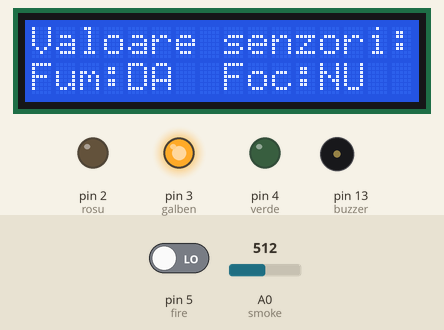
The sketch below on a simulated Arduino Uno, built with avr-gcc and run on an emulated ATmega328P. Parts: 16×2 character LCD, output pins drawn as LEDs (lit = HIGH), buzzer (waves = sounding). The inputs (shaded band) are chosen by the test bench; at power-on: pin 5 (fire) LOW, A0 (smoke) = 512. What the sketch prints to the serial monitor is not drawn.

Above: at 3.2 s.
3.3 s: pin 5 (fire) driven HIGH
At 3.8 s:
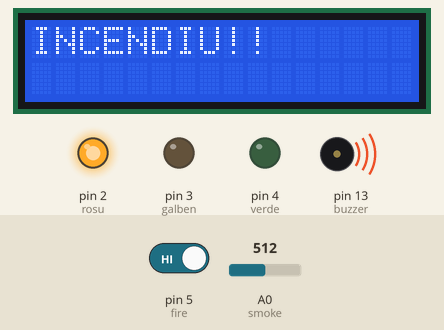
6.3 s: A0 (smoke) set to 49
7.9 s: A0 (smoke) set to 42
At 9.2 s:
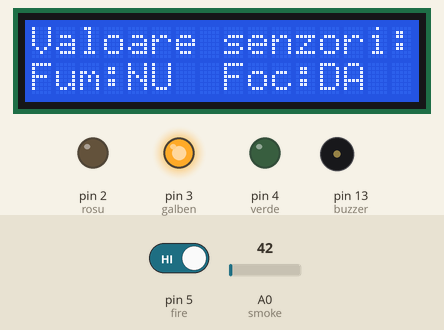
10.0 s: pin 5 (fire) driven LOW
At 11.0 s:
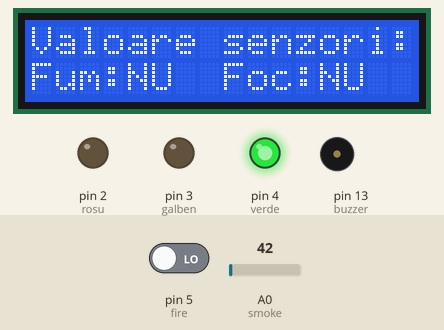
11.5 s: A0 (smoke) set to 122
At 12.1 s:
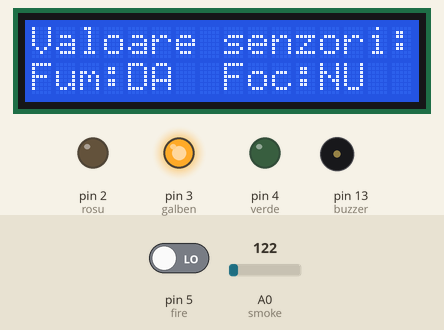
13.0 s: A0 (smoke) set to 35
At 13.6 s:
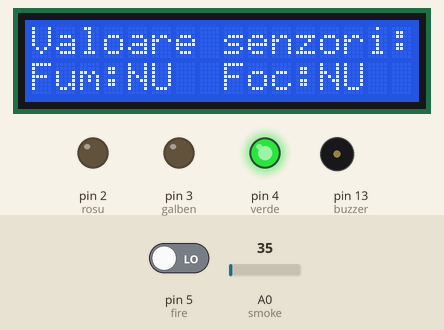
Timing chart, 0 to 15.5 s (numbered marks = the images above; inputs shaded):
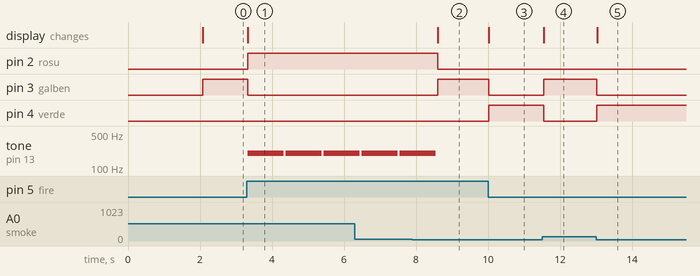

Measured:
- the behaviour switches between 46 and 45 on A0 (smoke) (found by bisection; images 1 and 2)
- after the input at 3.3 s, pin 2 (rosu): LOW → HIGH at once; pin 3 (galben): HIGH → LOW at once; tone on pin 13 (buzzer): alternates 200 Hz for 1.0 s and silent for 0.05 s, starting at once; the display: changes at once (image 1)
- after the input at 7.9 s, pin 2 (rosu): HIGH → LOW after 0.70 s; pin 3 (galben): LOW → HIGH after 0.70 s; tone on pin 13 (buzzer): goes on until 8.5 s, then stays silent; the display: changes after 0.70 s (image 2)
- after the input at 10.0 s, pin 3 (galben): HIGH → LOW at once; pin 4 (verde): LOW → HIGH at once; the display: changes at once (image 3)
- after the input at 11.5 s, pin 3 (galben): LOW → HIGH after 0.05 s; pin 4 (verde): HIGH → LOW after 0.05 s; the display: changes after 0.05 s (image 4)
- after the input at 13.0 s, pin 3 (galben): HIGH → LOW at once; pin 4 (verde): LOW → HIGH at once; the display: changes at once (image 5)

The sketch:

alarmaIncendiu.ino
```cpp
// include the library code:
#include <LiquidCrystal.h>

// initialize the library by associating any needed LCD interface pin
// with the arduino pin number it is connected to
LiquidCrystal lcd(12, 11, 9,8,7,6);
int fire = 5;
int smoke = A0;
int buzzer = 13;
int verde = 4;
int galben = 3;
int rosu = 2;
void setup() {
  Serial.begin(9600);
  // set up the LCD's number of columns and rows:
  lcd.begin(16, 2);
  pinMode(smoke,INPUT);
  pinMode(buzzer,OUTPUT);
  pinMode(verde,OUTPUT);
  pinMode(galben,OUTPUT);
  pinMode(rosu,OUTPUT);
  pinMode(fire,INPUT);
  lcd.print("Senzor gaz");
  delay(2000);
  lcd.clear();
  noTone(buzzer);
}
bool getValueGaz(){
  int sensorValue = analogRead(smoke);
  Serial.println(sensorValue);
  if(sensorValue > 45)
  {
    return true;
  }
  return false;
}
bool getValueFoc(){
  int sensorValue = digitalRead(fire);
  Serial.println(sensorValue);
  if(sensorValue > 0)
  {
    return true;
  }
  return false;
}
void alarma()
{
  lcd.clear();
  lcd.print("INCENDIU!!");
  tone(buzzer,200);
  delay(1000);
  noTone(buzzer);

}
void loop() {
  bool fum = getValueGaz();
  bool foc = getValueFoc();
  bool incendiu = foc && fum;
  if(!foc && !fum)
  {
    digitalWrite(galben,LOW);
    digitalWrite(rosu,LOW);
    digitalWrite(verde,HIGH);
  }
  if(!incendiu){
    lcd.setCursor(0,0);
    lcd.print("Valoare senzori:");
    lcd.setCursor(0,1);
    lcd.print("Fum:");
    lcd.setCursor(4,1);
    if(fum)
    {
      digitalWrite(rosu,LOW);
      digitalWrite(verde,LOW);
      digitalWrite(galben,HIGH);
      lcd.print("DA");
    }
    else{
      lcd.print("NU");
    }
    lcd.setCursor(8,1);
    lcd.print("Foc:");
    lcd.setCursor(12,1);
     if(foc)
    {
      digitalWrite(rosu,LOW);
      digitalWrite(verde,LOW);
      digitalWrite(galben,HIGH);
      lcd.print("DA");
    }
    else{
      lcd.print("NU");
    }
  }
  else{
    digitalWrite(rosu,HIGH);
    digitalWrite(verde,LOW);
    digitalWrite(galben,LOW);
    alarma();
  }
  delay(50);


}
```
